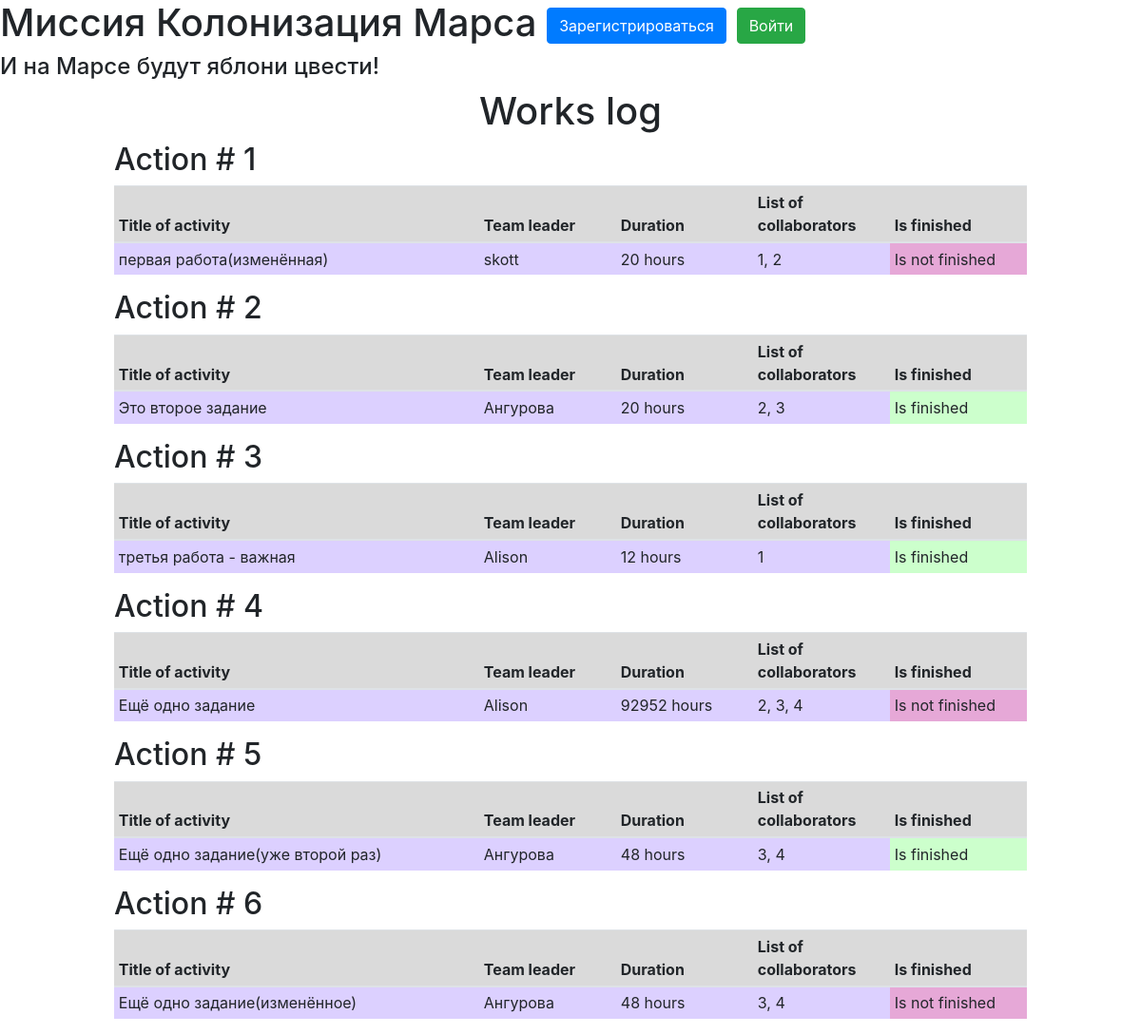
The page / on the database its author committed.
### data/Jobs.py (models this page shows)
class Jobs(SqlAlchemyBase, SerializerMixin):
    __tablename__ = 'jobs'
    id = sqlalchemy.Column(sqlalchemy.Integer,
                           primary_key=True, autoincrement=True)
    team_leader = sqlalchemy.Column(sqlalchemy.Integer,
                                    sqlalchemy.ForeignKey("users.id"))
    job = sqlalchemy.Column(sqlalchemy.String)
    work_size = sqlalchemy.Column(sqlalchemy.Integer)
    collaborators = sqlalchemy.Column(sqlalchemy.String)
    start_date = sqlalchemy.Column(sqlalchemy.DateTime)
    end_date = sqlalchemy.Column(sqlalchemy.DateTime)
    is_finished = sqlalchemy.Column(sqlalchemy.Boolean)
    creator = sqlalchemy.Column(sqlalchemy.Integer,
                                    sqlalchemy.ForeignKey("users.id"))

### data/users.py (models this page shows, shortened)
class User(SqlAlchemyBase, UserMixin, SerializerMixin):
    __tablename__ = 'users'
    is_active = False
    id = sqlalchemy.Column(sqlalchemy.Integer,
                           primary_key=True, autoincrement=True)
    surname = sqlalchemy.Column(sqlalchemy.String)
    name = sqlalchemy.Column(sqlalchemy.String)
    age = sqlalchemy.Column(sqlalchemy.Integer)
    position = sqlalchemy.Column(sqlalchemy.String)
    speciality = sqlalchemy.Column(sqlalchemy.String)
    address = sqlalchemy.Column(sqlalchemy.String)
    email = sqlalchemy.Column(sqlalchemy.String, unique=True)
    hashed_password = sqlalchemy.Column(sqlalchemy.String)
    modified_date = sqlalchemy.Column(sqlalchemy.DateTime,
                                      default=datetime.datetime.now)

### main.py (the view)
@app.route("/")
def index():
    session = db_session.create_session()
    jobs = session.query(Jobs).all()
    users = session.query(User).all()
    return render_template("index.html", jobs=jobs, current_user=current_user,
                           users=users, title='Журнал работ')

### data/db_session.py (called while the page is built)
def create_session() -> Session:
    global __factory
    return __factory()

### templates/index.html (shortened to what this page needs)
{% extends "base.html" %}
{% block content %}
<h1 style="text-align: center">Works log</h1>
{% for item in jobs%}
<table class="table table-sm table-inverse" style="margin-left: auto; margin-right: auto; max-width: 80%">
  <h2 style="margin-left: 10%">Action # {{ loop.index }}</h2>
  <thead>
    <tr class="table-active">
      <th style="width:40%">Title of activity</th>
      <th style="width:15%">Team leader</th>
      <th style="width:15%">Duration</th>
      <th style="width:15%">List of collaborators</th>
      <th style="width:15%">Is finished</th>
    </tr>
  </thead>
  <tbody>
    <tr style="background-color: #dcd0ff">
      <td>{{ item.job }}</td>
      <td>{{ users[item.team_leader - 1].surname }}</td>
      <td>{{ item.work_size }} hours</td>
      <td>{{ item.collaborators }}</td>
      {% if item.is_finished==0 %}
        <td style="background-color: #e6a8d7">Is not finished</td>
      {% else %}
        <td style="background-color: #ccffcc">Is finished</td>
      {% endif %}
    </tr>
  </tbody>
</table>
{% endfor %}
{% endblock %}

### templates/base.html (shortened to what this page needs)
<!DOCTYPE html>
<html lang="en">
    <head>
        <link href="{{path_to_css}}" rel="stylesheet">
        <link rel="stylesheet"
          href="https://stackpath.bootstrapcdn.com/bootstrap/4.4.1/css/bootstrap.min.css"
>
    </head>
    <body>
        {% set cabin = "Каюта №" %}
        <h1>Миссия Колонизация Марса
        {% if current_user.is_authenticated %}
            <a class="navbar-brand" href="/logout">{{ current_user.name }}</a>
        {% else %}
            <a class="btn btn-primary " href="/register">Зарегистрироваться</a>
            <a class="btn btn-success" href="/login">Войти</a>
        {% endif %}
        </h1>
        <h4 style="padding-left: 0px">И на Марсе будут яблони цвести!</h4>
        {% block content %}{% endblock %}
    </body>
</html>

### rows shown on the page
Jobs: job "первая работа(изменённая)", team_leader.surname "skott", work_size "20", collaborators "1, 2", is_finished "Is not finished"
Jobs: job "Это второе задание", team_leader.surname "Ангурова", work_size "20", collaborators "2, 3", is_finished "Is finished"
Jobs: job "третья работа - важная", team_leader.surname "Alison", work_size "12", collaborators "1", is_finished "Is finished"
Jobs: job "Ещё одно задание", team_leader.surname "Alison", work_size "92952", collaborators "2, 3, 4", is_finished "Is not finished"
Jobs: job "Ещё одно задание(уже второй раз)", team_leader.surname "Ангурова", work_size "48", collaborators "3, 4", is_finished "Is finished"
Jobs: job "Ещё одно задание(изменённое)", team_leader.surname "Ангурова", work_size "48", collaborators "3, 4", is_finished "Is not finished"
